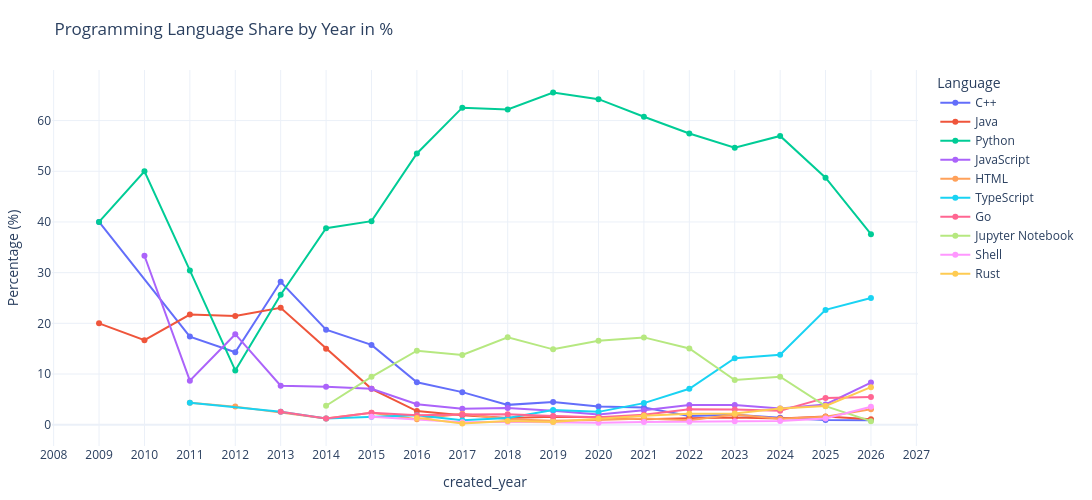

Here is the notebook cell this chart was saved with:
### Code cell
top10 = top_languages["language"]


fig = px.line(
    language_share[language_share["language"].isin(top10)],
    x="created_year",
    y="percentage",
    color="language",
    markers=True,
    title="Programming Language Share by Year in %",
)

fig.update_layout(
    width=1200,
    height=500,
    autosize=False,
    template="plotly_white",
    hovermode="closest",
    legend_title="Language",
    margin=dict(l=50, r=30, t=70, b=50),
)

fig.update_xaxes(
    tickmode="linear",
    dtick=1,
    tick0=df["created_year"].min()
)

fig.update_yaxes(title="Percentage (%)")

fig.update_traces(
    hovertemplate="<b>%{fullData.name}</b><br>"
                  "Year: %{x}<br>"
                  "Share: %{y:.2f}%<extra></extra>"
)

fig.show(config={
    "responsive": False,
    "displaylogo": False
})

### Figure 1 — Plotly figure (JSON) as saved in the notebook; plotly's stock layout.template omitted (floating-point values rounded to 4 significant figures)
{"data": [{"hovertemplate": "<b>%{fullData.name}</b><br>Year: %{x}<br>Share: %{y:.2f}%<extra></extra>", "legendgroup": "C++", "line": {"color": "#636efa", "dash": "solid"}, "marker": {"symbol": "circle"}, "mode": "lines+markers", "name": "C++", "orientation": "v", "showlegend": true, "type": "scatter", "x": [2009, 2011, 2012, 2013, 2014, 2015, 2016, 2017, 2018, 2019, 2020, 2021, 2022, 2023, 2024, 2025, 2026], "xaxis": "x", "y": [40, 17.39, 14.29, 28.21, 18.75, 15.75, 8.378, 6.431, 3.917, 4.474, 3.605, 3.375, 1.737, 1.976, 1.373, 0.9139, 0.8625], "yaxis": "y"}, {"hovertemplate": "<b>%{fullData.name}</b><br>Year: %{x}<br>Share: %{y:.2f}%<extra></extra>", "legendgroup": "Java", "line": {"color": "#EF553B", "dash": "solid"}, "marker": {"symbol": "circle"}, "mode": "lines+markers", "name": "Java", "orientation": "v", "showlegend": true, "type": "scatter", "x": [2009, 2010, 2011, 2012, 2013, 2014, 2015, 2016, 2017, 2018, 2019, 2020, 2021, 2022, 2023, 2024, 2025, 2026], "xaxis": "x", "y": [20, 16.67, 21.74, 21.43, 23.08, 15, 7.087, 2.703, 1.892, 1.346, 1.579, 1.469, 1.066, 1.302, 1.418, 1.243, 1.635, 1.065], "yaxis": "y"}, {"hovertemplate": "<b>%{fullData.name}</b><br>Year: %{x}<br>Share: %{y:.2f}%<extra></extra>", "legendgroup": "Python", "line": {"color": "#00cc96", "dash": "solid"}, "marker": {"symbol": "circle"}, "mode": "lines+markers", "name": "Python", "orientation": "v", "showlegend": true, "type": "scatter", "x": [2009, 2010, 2011, 2012, 2013, 2014, 2015, 2016, 2017, 2018, 2019, 2020, 2021, 2022, 2023, 2024, 2025, 2026], "xaxis": "x", "y": [40, 50, 30.43, 10.71, 25.64, 38.75, 40.16, 53.51, 62.55, 62.18, 65.53, 64.22, 60.75, 57.45, 54.66, 56.97, 48.73, 37.6], "yaxis": "y"}, {"hovertemplate": "<b>%{fullData.name}</b><br>Year: %{x}<br>Share: %{y:.2f}%<extra></extra>", "legendgroup": "JavaScript", "line": {"color": "#ab63fa", "dash": "solid"}, "marker": {"symbol": "circle"}, "mode": "lines+markers", "name": "JavaScript", "orientation": "v", "showlegend": true, "type": "scatter", "x": [2010, 2011, 2012, 2013, 2014, 2015, 2016, 2017, 2018, 2019, 2020, 2021, 2022, 2023, 2024, 2025, 2026], "xaxis": "x", "y": [33.33, 8.696, 17.86, 7.692, 7.5, 7.087, 4.054, 3.153, 3.305, 2.763, 2.003, 2.842, 3.907, 3.901, 3.205, 3.992, 8.321], "yaxis": "y"}, {"hovertemplate": "<b>%{fullData.name}</b><br>Year: %{x}<br>Share: %{y:.2f}%<extra></extra>", "legendgroup": "HTML", "line": {"color": "#FFA15A", "dash": "solid"}, "marker": {"symbol": "circle"}, "mode": "lines+markers", "name": "HTML", "orientation": "v", "showlegend": true, "type": "scatter", "x": [2011, 2012, 2014, 2015, 2016, 2017, 2018, 2019, 2020, 2021, 2022, 2023, 2024, 2025, 2026], "xaxis": "x", "y": [4.348, 3.571, 1.25, 2.362, 1.081, 2.144, 1.102, 0.7895, 0.9346, 1.243, 0.8683, 2.026, 1.177, 1.587, 3.044], "yaxis": "y"}, {"hovertemplate": "<b>%{fullData.name}</b><br>Year: %{x}<br>Share: %{y:.2f}%<extra></extra>", "legendgroup": "TypeScript", "line": {"color": "#19d3f3", "dash": "solid"}, "marker": {"symbol": "circle"}, "mode": "lines+markers", "name": "TypeScript", "orientation": "v", "showlegend": true, "type": "scatter", "x": [2011, 2013, 2014, 2015, 2016, 2017, 2018, 2019, 2020, 2021, 2022, 2023, 2024, 2025, 2026], "xaxis": "x", "y": [4.348, 2.564, 1.25, 1.575, 1.892, 0.8827, 1.346, 2.895, 2.537, 4.263, 7.091, 13.12, 13.8, 22.66, 25.01], "yaxis": "y"}, {"hovertemplate": "<b>%{fullData.name}</b><br>Year: %{x}<br>Share: %{y:.2f}%<extra></extra>", "legendgroup": "Go", "line": {"color": "#FF6692", "dash": "solid"}, "marker": {"symbol": "circle"}, "mode": "lines+markers", "name": "Go", "orientation": "v", "showlegend": true, "type": "scatter", "x": [2013, 2014, 2015, 2016, 2017, 2018, 2019, 2020, 2021, 2022, 2023, 2024, 2025, 2026], "xaxis": "x", "y": [2.564, 1.25, 2.362, 1.892, 2.018, 2.081, 1.711, 1.469, 1.954, 3.039, 2.989, 2.747, 5.291, 5.479], "yaxis": "y"}, {"hovertemplate": "<b>%{fullData.name}</b><br>Year: %{x}<br>Share: %{y:.2f}%<extra></extra>", "legendgroup": "Jupyter Notebook", "line": {"color": "#B6E880", "dash": "solid"}, "marker": {"symbol": "circle"}, "mode": "lines+markers", "name": "Jupyter Notebook", "orientation": "v", "showlegend": true, "type": "scatter", "x": [2014, 2015, 2016, 2017, 2018, 2019, 2020, 2021, 2022, 2023, 2024, 2025, 2026], "xaxis": "x", "y": [3.75, 9.449, 14.59, 13.75, 17.26, 14.87, 16.56, 17.23, 15.05, 8.815, 9.483, 3.656, 0.7103], "yaxis": "y"}, {"hovertemplate": "<b>%{fullData.name}</b><br>Year: %{x}<br>Share: %{y:.2f}%<extra></extra>", "legendgroup": "Shell", "line": {"color": "#FF97FF", "dash": "solid"}, "marker": {"symbol": "circle"}, "mode": "lines+markers", "name": "Shell", "orientation": "v", "showlegend": true, "type": "scatter", "x": [2015, 2017, 2018, 2019, 2020, 2021, 2022, 2023, 2024, 2025, 2026], "xaxis": "x", "y": [1.575, 0.5044, 0.612, 0.5263, 0.4005, 0.5329, 0.5789, 0.7092, 0.7194, 1.251, 3.551], "yaxis": "y"}, {"hovertemplate": "<b>%{fullData.name}</b><br>Year: %{x}<br>Share: %{y:.2f}%<extra></extra>", "legendgroup": "Rust", "line": {"color": "#FECB52", "dash": "solid"}, "marker": {"symbol": "circle"}, "mode": "lines+markers", "name": "Rust", "orientation": "v", "showlegend": true, "type": "scatter", "x": [2016, 2017, 2018, 2019, 2020, 2021, 2022, 2023, 2024, 2025, 2026], "xaxis": "x", "y": [1.351, 0.2522, 0.7344, 0.5263, 1.202, 1.776, 2.171, 2.229, 3.205, 3.704, 7.407], "yaxis": "y"}], "layout": {"autosize": false, "height": 500, "hovermode": "closest", "legend": {"title": {"text": "Language"}, "tracegroupgap": 0}, "margin": {"b": 50, "l": 50, "r": 30, "t": 70}, "title": {"text": "Programming Language Share by Year in %"}, "width": 1200, "xaxis": {"anchor": "y", "domain": [0, 1], "dtick": 1, "tick0": 2009, "tickmode": "linear", "title": {"text": "created_year"}}, "yaxis": {"anchor": "x", "domain": [0, 1], "title": {"text": "Percentage (%)"}}}}
